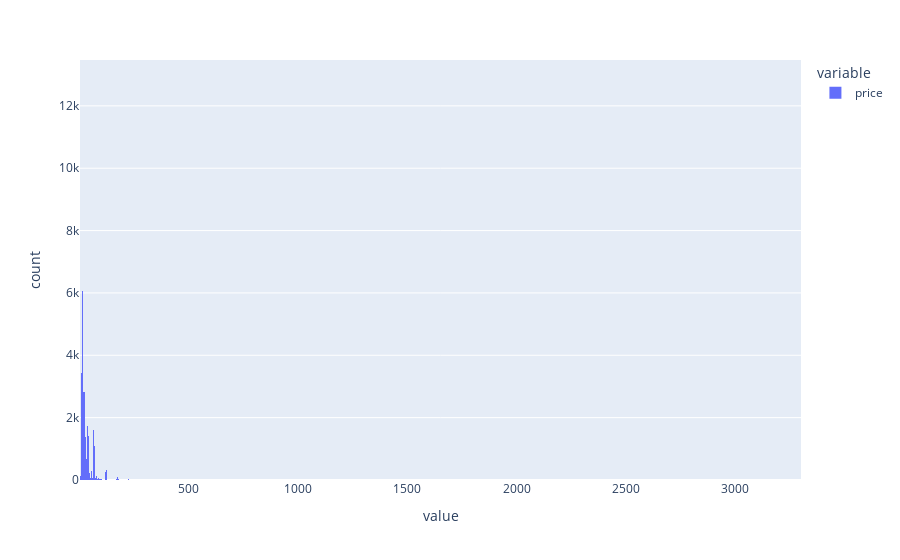

Notebook cell for this chart:
### Code cell
fig = px.histogram(df_wine['price'])
fig.show()

### Figure 1 — Plotly figure (JSON) as saved in the notebook; plotly's stock layout.template omitted (floating-point values rounded to 4 significant figures; data arrays with more than 128 entries replaced by an {"elided": "..."} marker saying what was removed)
{"data": [{"alignmentgroup": "True", "bingroup": "x", "hovertemplate": "variable=price<br>value=%{x}<br>count=%{y}<extra></extra>", "legendgroup": "price", "marker": {"color": "#636efa", "pattern": {"shape": ""}}, "name": "price", "offsetgroup": "price", "orientation": "v", "showlegend": true, "x": {"elided": "129972 float values"}, "xaxis": "x", "yaxis": "y", "type": "histogram"}], "layout": {"xaxis": {"anchor": "y", "domain": [0.0, 1.0], "title": {"text": "value"}}, "yaxis": {"anchor": "x", "domain": [0.0, 1.0], "title": {"text": "count"}}, "legend": {"title": {"text": "variable"}, "tracegroupgap": 0}, "margin": {"t": 60}, "barmode": "relative"}}
